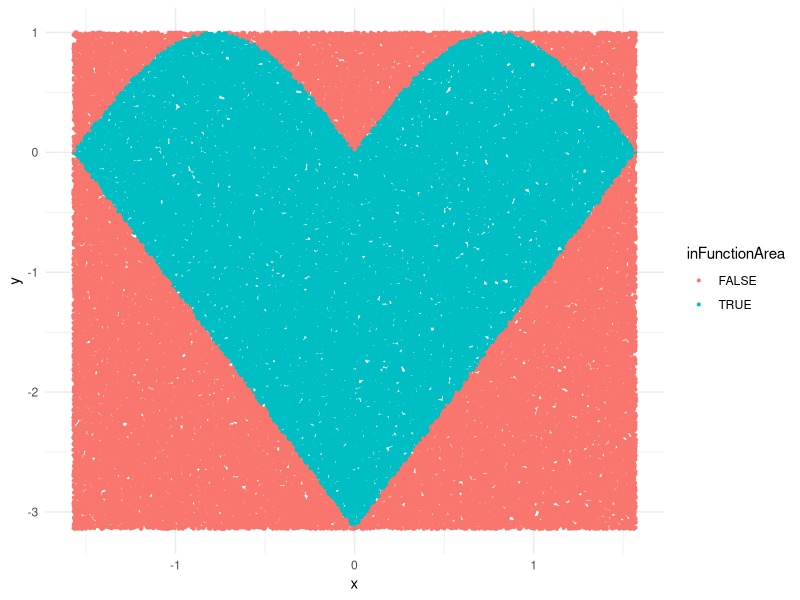

Here is the R script that generated this plot:
## ---- chunk 1
knitr::opts_chunk$set(echo = TRUE)
library(ggplot2)
## ---- chunk 2
numTrials = 100000
x = runif(numTrials, min = -pi/2, max = pi/2)
y = runif(numTrials, min = -pi, max = 1)
points <- data.frame(
  x,
  y)


inFunctionArea <- y >= 2*x-pi & y >= -2*x-pi &
  y <= sqrt(sin(2*x)^2) 

## ---- chunk 3
ggplot(points) +
  geom_point(aes(x = x, y = y, color = inFunctionArea), size = 0.7) +
  theme_minimal()
## ---- chunk 4
ratio <- sum(inFunctionArea) / numTrials
area_rect <- (1 + pi) * (pi/2 + pi/2)
area = ratio * area_rect 
area
